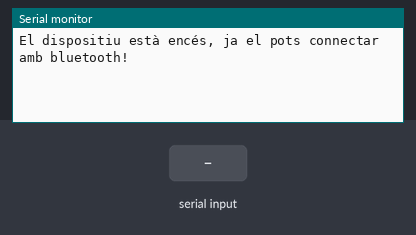
This program was run on a simulated ESP32. Parts: the last lines printed to the serial monitor. The inputs (shaded band) are chosen by the test bench. Nothing arrives over Bluetooth unless stated.

Above: at 1.2 s.
1.3 s: "1" received over the second serial link
At 1.8 s:
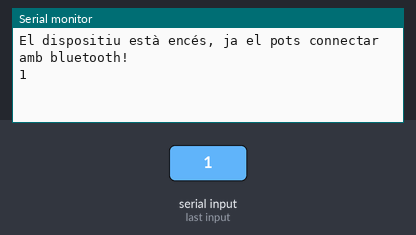
2.8 s: "0" received over the second serial link
At 4.0 s:
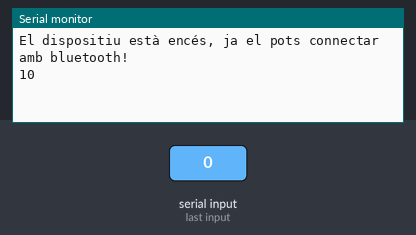

Measured:
- after the input at 1.3 s, the serial monitor: prints a new line at once (image 1)
- after the input at 2.8 s, the serial monitor: prints a new line at once (image 2)

The program:

main.cpp
```cpp
#include <Arduino.h>
#include "BluetoothSerial.h"
#if !defined(CONFIG_BT_ENABLED) || !defined(CONFIG_BLUEDROID_ENABLED)
#error Bluetooth is not enabled! Please run `make menuconfig` to and enable it
#endif
BluetoothSerial SerialBT;

void setup() {
    Serial.begin(115200);
    SerialBT.begin("La ESP32 de Tomas"); //Bluetooth device name
    Serial.println("El dispositiu està encés, ja el pots connectar amb bluetooth!");
}

void loop() {
    if (Serial.available()) {
        SerialBT.write(Serial.read());
    }
    if (SerialBT.available()) {
        Serial.write(SerialBT.read());
    }
    delay(20);
}
```
